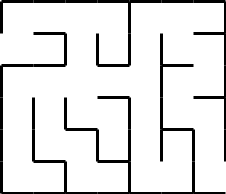
#> input picture very_trivial.png, 226 x 194 px
$ python ana_star.py
#> lines starting #> are read from the running program, lines starting #| are printed output that depends on the picture; after the words box and inside, x2 and y2 are one past the last pixel; in counts of white or black regions, pixels touching at a corner belong together
#> further down, image is the input picture: shape (194, 226, 3); min 0, max 255, mean 227.6
"""
@author Rohan Walia (rwalia@wpi.edu)
@version 1 (3/22/2021)

This script takes a jpg image of grid puzzles with black and white cells and calculates a path between specified
start and end points using ANA* algorithm.
"""

import cv2
import numpy
import time
import sys

# Colors codes to mark path and start/end points given by computed solution
NEON_GREEN = (0, 255, 0) # for start/end points
PURPLE = (139, 26, 85) # for path
LIGHT_GRAY = (255, 0, 0) # frontier nodes - currently not used
DARK_GRAY = (0, 0, 255) # expanded nodes - currently not used


# [52 lines left out: function visualize_search, not called in this run]


def grayscale_info(map_original):
    """
    This function calculates a grid map (2D Mmtrix) containing information about which cells in the given picture are
    traversable. Traversable cells are stored as 1 and non-traversable cells are stored as 0.

    @param map_original: cv2 image containing
    @type map_original: cv2 image
    @return: grid map containing information about which cells are traversable and which ones are not
    @rtype: 2D int numpy array
    """

    # create 2D numpy array from grayscale version of image
    map = cv2.cvtColor(map_original, cv2.COLOR_BGR2GRAY)
    rows, columns = map.shape[0], map.shape[1]
#> rows = 194; columns = 226
    graph = numpy.zeros((rows, columns), dtype=int)

    for i in range(0, len(graph) - 1):
        for j in range(0, len(graph[0]) - 1):
            '''
             Since 255 is complete white and 0 is complete black, mark pixels that are closer to 255 as 1 and mark those
             closer to black as 0.
            '''
            if map[i, j] > 255 / 2:
                graph[i][j] = 1
            else:
                graph[i][j] = 0
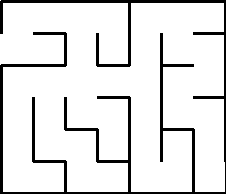
#> graph: shape (194, 226) int64; values 0 (black) and 1 (white), 89.1% white; 1 black region, box (x1, y1, x2, y2) and area: (0, 0, 226, 194) 4792
    return graph


def h(end, row, column):
    """
    This function calculates the heuristic distance (Manhattan distance) of the given node (row, column) with respect to
    the required end point.

    @param end: end node
    @type end: int tuple
    @param row: horizontal position of cell (starting from left)
    @type row: int
    @param column: vertical position of cell (starting from top)
    @type column: int
    @return: heuristic value
    @rtype: float
    """
    heuristic = abs(end[0] - row) + abs(end[1] - column)  # manhattan distance
    return heuristic


def g(start, row, column):
    """
    This function calculates the cost of traversal (Manhattan distsance) of the given node (row, columns) with respect
    to the given start point.

    @param start: start node
    @type start: int tuple
    @param row: horizontal position of cell (starting from left)
    @type row: int
    @param column: vertical position of cell (starting from top)
    @type column: int
    @return: cost of path from starting node
    @rtype: float
    """
    g_value = abs(start[0] - row) + abs(start[1] - column)  # manhattan distance
    return g_value


def f(start, end, row, column):
    return g(start, row, column) + h(end, row, column)


def c(value1, value2):
    c_value = abs(value1[0] - value2[0]) + abs(value1[1] - value2[1])
    return c_value


def get_g(value):
    return g(start, value[0], value[1])


def get_f(value):
    return f(start, end, value[0], value[1])


def return_neighbors(x, y, shape):
    """
    @param x: int
    @type x: horizontal position of cell (starting from left)
    @param y: vertical position of cell (starting from top)
    @type y: int
    @param shape:  dimensions of grid-map
    @type shape: numpy shape object
    @return: list of neighbors
    @rtype: list of int tuples
    """
    max_x = shape[0] - 1
    max_y = shape[1] - 1

    list = []

    if x > 0:
        list.append((x - 1, y))
    if x < max_x:
        list.append((x + 1, y))
    if y > 0:
        list.append((x, y - 1))
    if y < max_y:
        list.append((x, y + 1))
    return list


def get_max_e():
    maxValue = -1
    max_key = None
    for item in unvisited:
        if item != end:
            if G - g(start, item[0], item[1])/h(end, item[0], item[1]) > maxValue:
                maxValue = G - g(start, item[0], item[1])/h(end, item[0], item[1])
                max_key = item
        else:
            return end
    return max_key


def improve_ana():

    mini_counter = 0
    global current

    global E
    global G

    while len(unvisited) > 0 and mini_counter <= grid_map.size * 2:
        key = get_max_e()
        if key is not None:
            current = key
        if len(unvisited) != 0:
            if unvisited.count(current) != 0:
                unvisited.remove(current)
        if eList[current] < E:
            E = eList[current]
        if current == end:
            return
        neighbors = return_neighbors(current[0], current[1], grid_map.shape)
        for value in neighbors:
            if grid_map[value[0], value[1]] != 0 and visited.count(value) == 0: #                       might need to delete visited.count(value) == 0
                if g(start, current[0], current[1]) + c(current, value) < gList[value]:
                    gList[value] = g(start, value[0], value[1]) + c(current, value)
                    prev[value] = current
                    if g(start, value[0], value[1]) + h(end, value[0], value[1]) < G:
                        unvisited.append(value)
                        if (value != end):
                            eList[value] = G - g(start, value[0], value[1])/h(end, value[0], value[1])
        # print(counter, ' | ', current)
        if visited.count(current) == 0:
            visited.append(current)
        mini_counter = mini_counter + 1
    return

# [5 lines left out: function remove_sub_optimal_nodes, not called in this run]


'''
Main Code
'''

difficulty = "very_trivial.png"

image = cv2.imread(difficulty)

if difficulty == "very_trivial.png":
    start = (40, 0)
    end = (180, 224)
elif difficulty == "trivial.jpg":
    start = (1, 8)
    end = (1, 20)
elif difficulty == "medium.jpg":
    start = (8, 201)
    end = (110, 1)
elif difficulty == "hard.jpg":
    start = (10, 2)
    end = (400, 220)
elif difficulty == "very_hard.jpg":
    start = (1, 324)
    end = (580, 1)
else:
    assert False, "Incorrect difficulty level provided"

pixel_matrix = grayscale_info(image)


'''
ANA * Begins
'''
start_time = time.time()

visited = []
unvisited = [start]

gList = {}
eList = {}

G = sys.maxsize
E = sys.maxsize

grid_map = pixel_matrix

for i in range(0, grid_map.shape[0]):
    for j in range(0, grid_map.shape[1]):
        gList[(i, j)] = sys.maxsize
        eList[(i, j)] = sys.maxsize  # (G - gList[(i, j)]) / h(end, i, j)

eList[start] = 0

counter = 0
prev = {start: None}


while len(unvisited) > 0 and counter <= grid_map.size * 2:
    print("counter:", counter)
#> (the run stopped early here; a loop or call above may not have finished)
